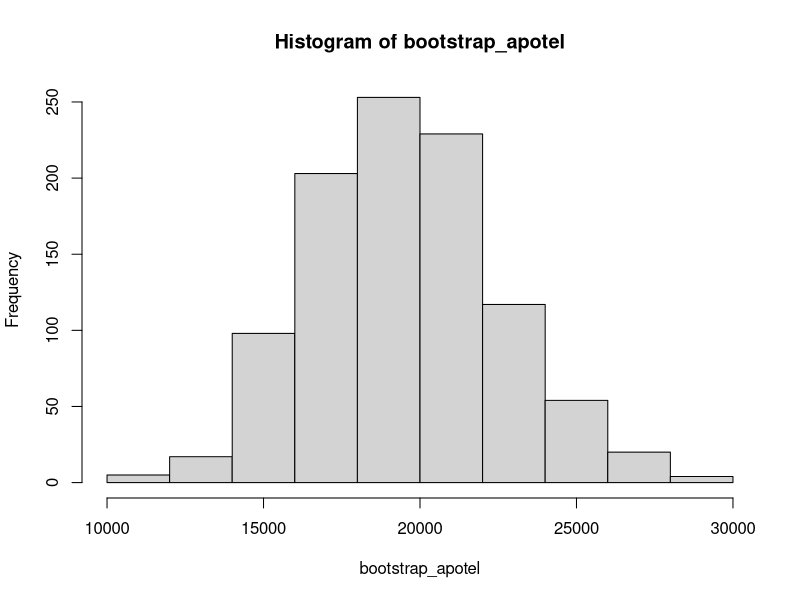
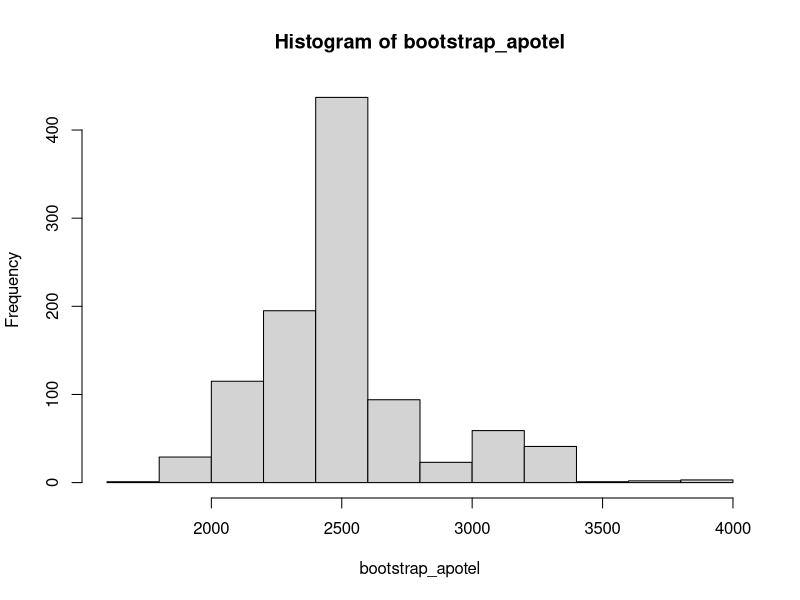
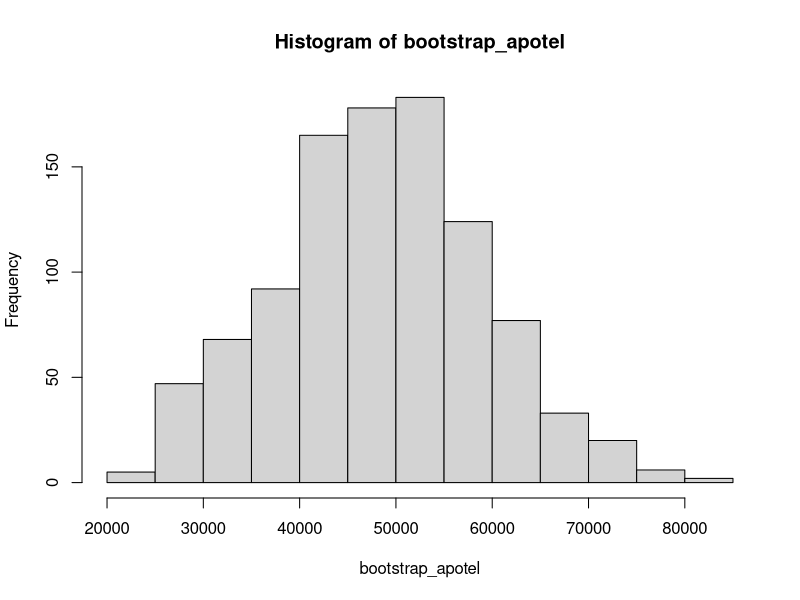
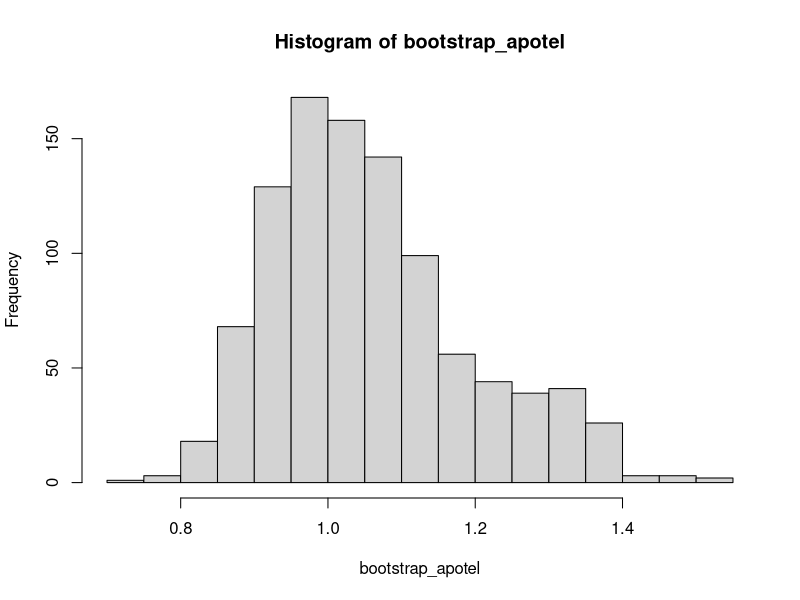

The R script that drew these images, in order: (Note: this script raises an error after producing the figures.)
## ---- chunk 1
#| label = "setup",
#| include = FALSE
knitr::opts_chunk$set(echo = TRUE)
library(kableExtra)
## ---- chunk 2
rm(list = ls())
## ---- chunk 3
#| echo = F,
#| results = "asis",
#| message = FALSE
if(!require(readxl)){
    install.packages("readxl")
    library(readxl)
}
foi_expenditure_over_25000_june_2023 <- readxl::read_excel("foi-expenditure-over-25000-june-2023.xlsx")
knitr::kable(foi_expenditure_over_25000_june_2023) %>%
  kable_styling("striped", full_width = F) %>%
  scroll_box(width = "100%", height = "200px")
## ---- chunk 4
exoda <- foi_expenditure_over_25000_june_2023$Amount
## ---- chunk 5
bootstrap_meth <- function(dedomena, epan, stat){
  bootstrap_apotel <- c()
  n <- length(dedomena)
  for (i in 1:epan){
    deigma <- sample(dedomena, size = n, replace=TRUE)
    bootstrap_apotel[i] <- stat(deigma)
  }
  hist(bootstrap_apotel)
}
## ---- chunk 6
bootstrap_meth(exoda, 1000, mean)
## ---- chunk 7
bootstrap_meth(exoda, 1000, median)
## ---- chunk 8
bootstrap_meth(exoda, 1000, sd)
## ---- chunk 9
asimetriaP <- function(v){
  3*(mean(v)-median(v))/sd(v)
}
## ---- chunk 10
bootstrap_meth(exoda,1000, asimetriaP)
## ---- chunk 11
#| eval = F
rm(list = ls())
exoda <- foi_expenditure_over_25000_june_2023$Amount
bootstrap_meth <- function(dedomena, epan, stat){
  bootstrap_apotel <- c()
  n <- length(dedomena)
  for (i in 1:epan){
    deigma <- sample(dedomena, size = n, replace=TRUE)
    bootstrap_apotel[i] <- stat(deigma)
  }
  hist(bootstrap_apotel)
}
bootstrap_meth(exoda, 1000, mean)
bootstrap_meth(exoda, 1000, median)
bootstrap_meth(exoda, 1000, sd)
asimetriaP <- function(v){
  3*(mean(v)-median(v))/sd(v)
}
bootstrap_meth(exoda,1000, asimetriaP)
